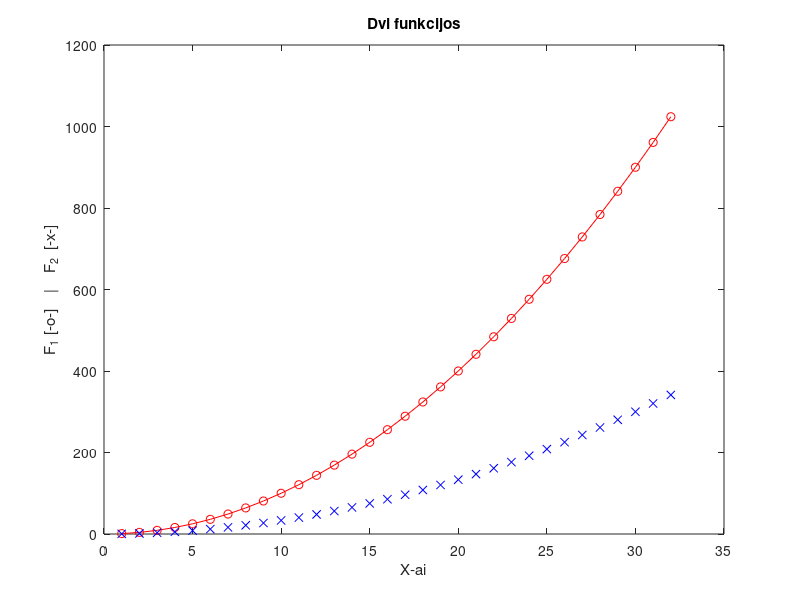

The MATLAB source for this figure: (Note: this script raises an error after producing the figure.)
% Timofej Gaivoronskij 
% EEF - 25/1
% 2026-09-14

% PAPRASTAS SKRIPTAS

x = 1:32;
y = x.^2;

plot(x, y, 'o-r', x, y/3, 'xb')
title('Dvi funkcijos')
xlabel('X-ai')
ylabel('F_1 [-o-]    |    F_2  [-x-]')

% DOKUMENTACIJOS PAIEŠKA

% sin(x)
help sin
doc sin
docsearch sin

% plot()
help plot
doc plot
docsearch plot

% title
help title
doc title
docsearch title

% linspace
help linspace
doc linspace
docsearch linspace

% size
help size
doc size
docsearch size

% max
help max
doc max
docsearch max

% PAPILDOMA UŽDUOTIS

N = 0;
vector = (N+1):0.5:(N+4)
A = reshape(N : N+8, 3, 3)'
a=A(3, 2)
b=A([2 3], [1 2])
c=A([1 3], [1 3])
vector_3 = vector(1:3)'
A_and_vector = [A vector_3]
